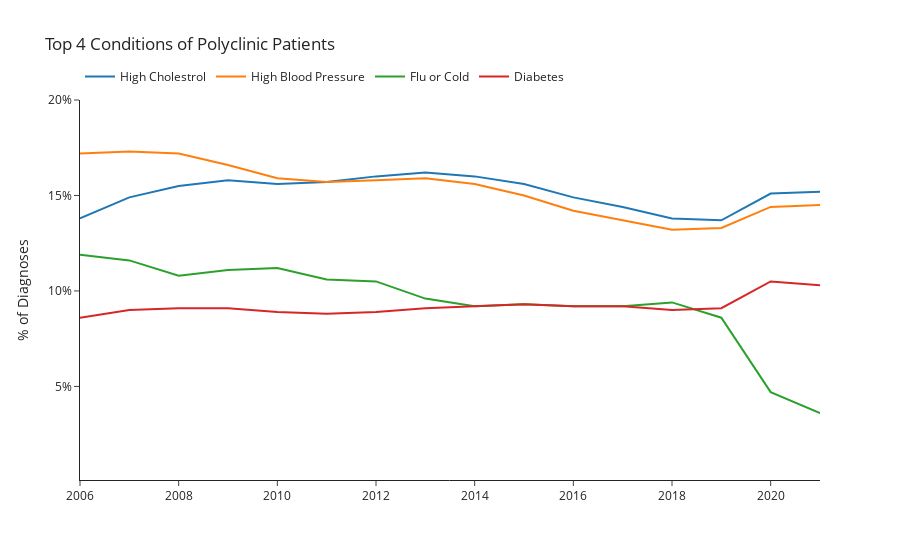

The notebook cell this image was saved under:
### Code cell
fig = px.line(diagnoses_percent, x='year', y='percentage_diagnoses', 
              color='condition', 
              title='Top 4 Conditions of Polyclinic Patients')
fig.update_xaxes(title_text='')
fig.update_yaxes(title_text='% of Diagnoses',
                 tickvals=list(np.arange(0, 0.21, 0.05)),
                 range=[0.001,0.2],
                 tickformat=',.0%')
fig.update_layout(legend=dict(title='', orientation='h', yanchor='top',
                              y=1.1, xanchor='left', x=0))

fig.show()

### Figure 1 — Plotly figure (JSON) as saved in the notebook; plotly's stock layout.template omitted (floating-point values rounded to 4 significant figures)
{"data": [{"hovertemplate": "condition=High Cholestrol<br>year=%{x}<br>percentage_diagnoses=%{y}<extra></extra>", "legendgroup": "High Cholestrol", "line": {"color": "#1F77B4", "dash": "solid"}, "marker": {"symbol": "circle"}, "mode": "lines", "name": "High Cholestrol", "orientation": "v", "showlegend": true, "type": "scatter", "x": [2006, 2007, 2008, 2009, 2010, 2011, 2012, 2013, 2014, 2015, 2016, 2017, 2018, 2019, 2020, 2021], "xaxis": "x", "y": [0.138, 0.149, 0.155, 0.158, 0.156, 0.157, 0.16, 0.162, 0.16, 0.156, 0.149, 0.144, 0.138, 0.137, 0.151, 0.152], "yaxis": "y"}, {"hovertemplate": "condition=High Blood Pressure<br>year=%{x}<br>percentage_diagnoses=%{y}<extra></extra>", "legendgroup": "High Blood Pressure", "line": {"color": "#FF7F0E", "dash": "solid"}, "marker": {"symbol": "circle"}, "mode": "lines", "name": "High Blood Pressure", "orientation": "v", "showlegend": true, "type": "scatter", "x": [2006, 2007, 2008, 2009, 2010, 2011, 2012, 2013, 2014, 2015, 2016, 2017, 2018, 2019, 2020, 2021], "xaxis": "x", "y": [0.172, 0.173, 0.172, 0.166, 0.159, 0.157, 0.158, 0.159, 0.156, 0.15, 0.142, 0.137, 0.132, 0.133, 0.144, 0.145], "yaxis": "y"}, {"hovertemplate": "condition=Flu or Cold<br>year=%{x}<br>percentage_diagnoses=%{y}<extra></extra>", "legendgroup": "Flu or Cold", "line": {"color": "#2CA02C", "dash": "solid"}, "marker": {"symbol": "circle"}, "mode": "lines", "name": "Flu or Cold", "orientation": "v", "showlegend": true, "type": "scatter", "x": [2006, 2007, 2008, 2009, 2010, 2011, 2012, 2013, 2014, 2015, 2016, 2017, 2018, 2019, 2020, 2021], "xaxis": "x", "y": [0.119, 0.116, 0.108, 0.111, 0.112, 0.106, 0.105, 0.096, 0.092, 0.093, 0.092, 0.092, 0.094, 0.086, 0.047, 0.036], "yaxis": "y"}, {"hovertemplate": "condition=Diabetes<br>year=%{x}<br>percentage_diagnoses=%{y}<extra></extra>", "legendgroup": "Diabetes", "line": {"color": "#D62728", "dash": "solid"}, "marker": {"symbol": "circle"}, "mode": "lines", "name": "Diabetes", "orientation": "v", "showlegend": true, "type": "scatter", "x": [2006, 2007, 2008, 2009, 2010, 2011, 2012, 2013, 2014, 2015, 2016, 2017, 2018, 2019, 2020, 2021], "xaxis": "x", "y": [0.086, 0.09, 0.091, 0.091, 0.089, 0.088, 0.089, 0.091, 0.092, 0.093, 0.092, 0.092, 0.09, 0.091, 0.105, 0.103], "yaxis": "y"}], "layout": {"legend": {"orientation": "h", "title": {"text": ""}, "tracegroupgap": 0, "x": 0, "xanchor": "left", "y": 1.1, "yanchor": "top"}, "title": {"text": "Top 4 Conditions of Polyclinic Patients"}, "xaxis": {"anchor": "y", "domain": [0, 1], "title": {"text": ""}}, "yaxis": {"anchor": "x", "domain": [0, 1], "range": [0.001, 0.2], "tickformat": ",.0%", "tickvals": [0, 0.05, 0.1, 0.15, 0.2], "title": {"text": "% of Diagnoses"}}}}
